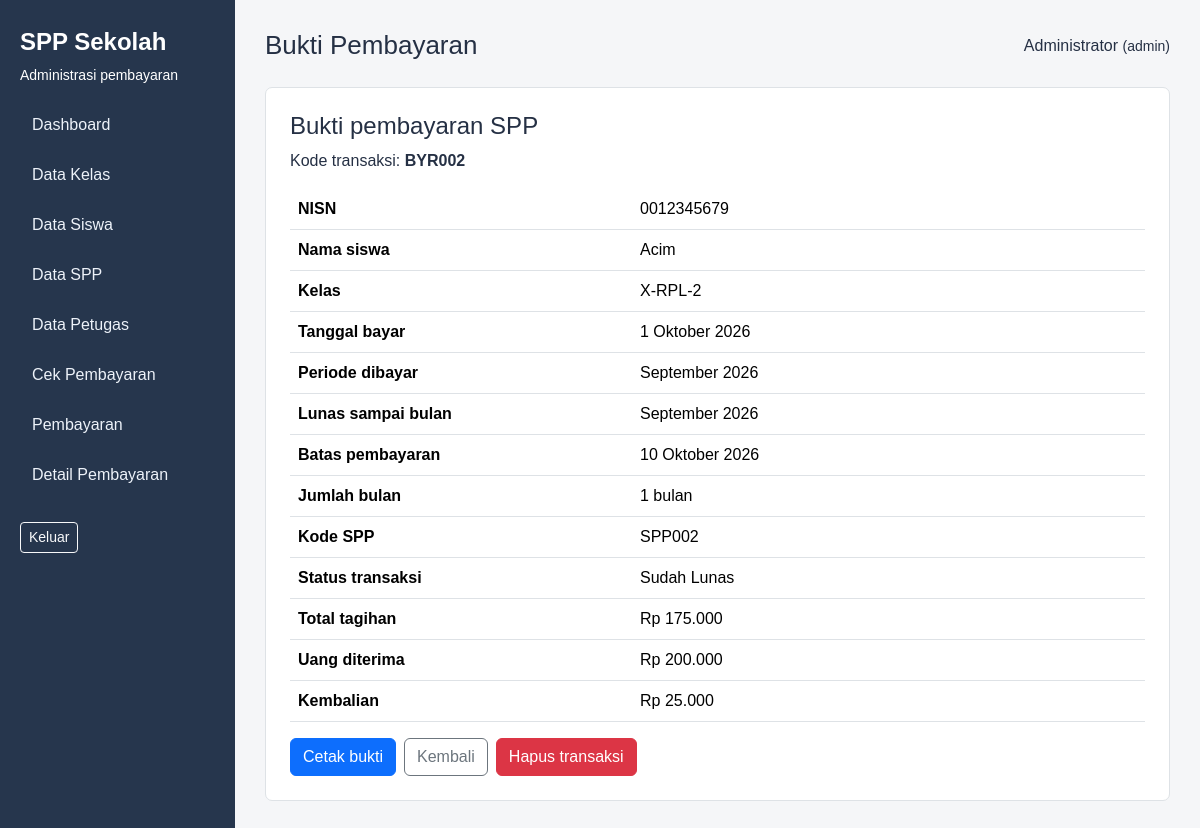
Screenshot of /pembayaran/detail.php?id=BYR002 (signed in) with the database file from the repository.
### tables this page shows
CREATE TABLE `tb_petugas` (
  `id_petugas` varchar(11) NOT NULL,
  `username` varchar(25) NOT NULL,
  `password` varchar(32) NOT NULL,
  `nama_petugas` varchar(35) NOT NULL,
  `level` enum('admin','petugas','siswa') NOT NULL
);

CREATE TABLE `tb_pembayaran` (
  `id_pembayaran` varchar(11) NOT NULL,
  `status` enum('Belum Lunas','Sudah Lunas') NOT NULL,
  `nisn` varchar(10) NOT NULL,
  `tgl_bayar` date NOT NULL,
  `tgl_terakhir_bayar` date NOT NULL,
  `batas_pembayaran` date NOT NULL,
  `jumlah_bulan` varchar(10) NOT NULL,
  `id_spp` varchar(40) NOT NULL,
  `nominal_bayar` varchar(100) NOT NULL,
  `jumlah_bayar` varchar(40) NOT NULL,
  `kembalian` varchar(100) NOT NULL
);

### includes/fungsi.php (called while the page is built, shortened)
<?php
require_once __DIR__ . '/../config/koneksi.php';
function query($sql, $params = [])
{
    global $pdo;
    $stmt = $pdo->prepare($sql);
    $stmt->execute($params);
    return $stmt;
}
function e($value)
{
    return htmlspecialchars(
        (string) $value,
        ENT_QUOTES,
        'UTF-8'
    );
}
function rupiah($value)
{
    return 'Rp ' . number_format(
        (float) $value,
        0,
        ',',
        '.'
    );
}
function daftar_bulan()
{
    return [
        1 => 'Januari',
        2 => 'Februari',
        3 => 'Maret',
        4 => 'April',
        5 => 'Mei',
        6 => 'Juni',
        7 => 'Juli',
        8 => 'Agustus',
        9 => 'September',
        10 => 'Oktober',
        11 => 'November',
        12 => 'Desember'
    ];
}
function bulan_indonesia($tanggal)
{
    $periode = substr((string) $tanggal, 0, 7);
    if (!preg_match('/^(\d{4})-(\d{2})$/', $periode, $hasil)) {
        return '-';
    }
    $nomor = (int) $hasil[2];
    $bulan = daftar_bulan();
    return $bulan[$nomor] . ' ' . $hasil[1];
}
function tanggal_indonesia($tanggal)
{
    return (int) substr($tanggal, 8, 2)
        . ' '
        . bulan_indonesia($tanggal);
}
function base_url()
{
    $script = str_replace(
        '\\',
        '/',
        $_SERVER['SCRIPT_NAME']
    );
    $folder = dirname($script);
    if (in_array(
        basename($folder),
        ['master', 'pembayaran'],
        true
    )) {
        $folder = dirname($folder);
    }
    return rtrim($folder, '/.');
}
function wajib_login()
{
    $user = query(
        'SELECT id_petugas, nama_petugas, level
         FROM tb_petugas
         WHERE id_petugas = ?',
        [$_SESSION['user_id']]
    )->fetch();
    return $user;
}
function tanggal_valid($value)
{
    $tanggal = DateTime::createFromFormat(
        '!Y-m-d',
        (string) $value
    );
    return $tanggal
        && $tanggal->format('Y-m-d') === $value;
}

### pembayaran/detail.php (the view, shortened to what this page needs)
<?php
require '../includes/fungsi.php';
$row = query(
    'SELECT
        p.*,
        s.nama,
        s.nama_kelas
     FROM tb_pembayaran p
     JOIN tb_siswa s
        ON p.nisn = s.nisn
     WHERE p.id_pembayaran = ?',
    [$_GET['id'] ?? '']
)->fetch();
$periode_akhir = substr(
    $row['tgl_terakhir_bayar'],
    0,
    7
) . '-01';
$jumlah_bulan = max(
    1,
    (int) $row['jumlah_bulan']
);
$periode_awal = date(
    'Y-m-01',
    strtotime(
        $periode_akhir
        . ' -'
        . ($jumlah_bulan - 1)
        . ' month'
    )
);
$periode_teks = bulan_indonesia($periode_awal);
$judul = 'Bukti Pembayaran';
require '../includes/header.php';
$informasi = [
    'NISN' => $row['nisn'],
    'Nama siswa' => $row['nama'],
    'Kelas' => $row['nama_kelas'],
    'Tanggal bayar' => tanggal_indonesia(
        $row['tgl_bayar']
    ),
    'Periode dibayar' => $periode_teks,
    'Lunas sampai bulan' => bulan_indonesia(
        $row['tgl_terakhir_bayar']
    ),
    'Batas pembayaran' => tanggal_indonesia(
        $row['batas_pembayaran']
    ),
    'Jumlah bulan' => $row['jumlah_bulan'] . ' bulan',
    'Kode SPP' => $row['id_spp'],
    'Status transaksi' => $row['status']
];
$uang = [
    'Total tagihan' => $row['nominal_bayar'],
    'Uang diterima' => $row['jumlah_bayar'],
    'Kembalian' => $row['kembalian']
];
?>
<div class="panel">
    <h3 class="h4">
        Bukti pembayaran SPP
    </h3>
    <p>
        Kode transaksi:
        <strong>
            <?= e($row['id_pembayaran']) ?>
        </strong>
    </p>
    <table class="table">
        <tbody>
            <?php foreach ($informasi as $label => $value): ?>
                <tr>
                    <th style="width: 40%;">
                        <?= e($label) ?>
                    </th>
                    <td>
                        <?= e($value) ?>
                    </td>
                </tr>
            <?php endforeach; ?>
            <?php foreach ($uang as $label => $value): ?>
                <tr>
                    <th>
                        <?= e($label) ?>
                    </th>
                    <td>
                        <?= rupiah($value) ?>
                    </td>
                </tr>
            <?php endforeach; ?>
        </tbody>
    </table>
    <div class="d-flex gap-2 no-print">
        <button
            class="btn btn-primary"
            data-print
        >
            Cetak bukti
        </button>
        <a
            href="index.php"
            class="btn btn-outline-secondary"
        >
            Kembali
        </a>
        <?php if ($user['level'] === 'admin'): ?>
            <form
                method="post"
                action="hapus.php"
                data-confirm="Hapus transaksi terakhir ini? Status pembayaran akan dihitung ulang."
            >
                <button class="btn btn-danger">
                    Hapus transaksi
                </button>
            </form>
        <?php endif; ?>
    </div>
</div>
<?php require '../includes/footer.php'; ?>

### includes/header.php (shortened to what this page needs)
<?php
require_once __DIR__ . '/fungsi.php';
$user = wajib_login();
$judul = $judul ?? 'Aplikasi SPP';
$nav = [
    'index.php' => 'Dashboard',
    'cek.php' => 'Cek Pembayaran'
];
if ($user['level'] === 'admin') {
    $nav = [
        'index.php' => 'Dashboard',
        'master/kelas.php' => 'Data Kelas',
        'master/siswa.php' => 'Data Siswa',
        'master/spp.php' => 'Data SPP',
        'master/petugas.php' => 'Data Petugas',
        'cek.php' => 'Cek Pembayaran'
    ];
}
if (in_array($user['level'], ['admin', 'petugas'])) {
    $nav['pembayaran/tambah.php'] = 'Pembayaran';
    $nav['pembayaran/index.php'] = 'Detail Pembayaran';
}
?>
<!DOCTYPE html>
<html lang="id">
<head>
    <link
        href="<?= e(base_url()) ?>/assets/vendor/bootstrap.min.css"
        rel="stylesheet"
    >
    <link
        href="<?= e(base_url()) ?>/assets/style.css"
        rel="stylesheet"
    >
</head>
<body>
    <div class="app-shell">
        <aside class="sidebar no-print">
            <h1>SPP Sekolah</h1>
            <p class="small">
                Administrasi pembayaran
            </p>
            <nav aria-label="Menu utama">
                <?php foreach ($nav as $url => $label): ?>
                    <?php
                    $aktif = str_ends_with(
                        $_SERVER['SCRIPT_NAME'],
                        '/' . $url
                    );
                    ?>
                    <a
                        href="<?= e(base_url() . '/' . $url) ?>"
                        class="<?= $aktif ? 'active' : '' ?>"
                    >
                        <?= e($label) ?>
                    </a>
                <?php endforeach; ?>
            </nav>
            <form
                method="post"
                action="<?= e(base_url()) ?>/logout.php"
                class="mt-4"
            >
                <button
                    type="submit"
                    class="btn btn-outline-light btn-sm"
                >
                    Keluar
                </button>
            </form>
        </aside>
        <main class="main">
            <header class="page-top">
                <h2><?= e($judul) ?></h2>
                <span>
                    <?= e($user['nama_petugas']) ?>
                    <small>
                        (<?= e($user['level']) ?>)
                    </small>
                </span>
            </header>

### assets/style.css (style rules this page uses)
body { background: #f5f6f8; color: #253044; font-family: Arial, sans-serif; }
.app-shell { display: flex; min-height: 100vh; }
.sidebar { width: 235px; background: #26364d; color: white; padding: 28px 20px; flex-shrink: 0; }
.sidebar h1 { font-size: 24px; font-weight: 700; }
.sidebar nav a { display: block; color: #edf2f9; text-decoration: none; padding: 11px 12px; border-radius: 5px; margin: 4px 0; }
.main { padding: 30px; flex: 1; min-width: 0; }
.page-top { display: flex; justify-content: space-between; gap: 20px; align-items: center; margin-bottom: 26px; flex-wrap: wrap; }
.page-top h2 { font-size: 26px; margin: 0; }
.panel { background: white; border: 1px solid #dee2e6; border-radius: 7px; padding: 24px; margin-bottom: 20px; }
.table th { white-space: nowrap; }
.table td { vertical-align: middle; }

### rows the page displays
tb_petugas: nama_petugas "Administrator", level "admin"
tb_pembayaran: id_pembayaran "BYR002"

### other values shown
$label "Dashboard"
$label "Data Kelas"
$label "Data Siswa"
$label "Data SPP"
$label "Data Petugas"
$label "Cek Pembayaran"
$label "Pembayaran"
$label "Detail Pembayaran"
$judul "Bukti Pembayaran"
$label "NISN"
$value "0012345679"
$label "Nama siswa"
$value "Acim"
$label "Kelas"
$value "X-RPL-2"
